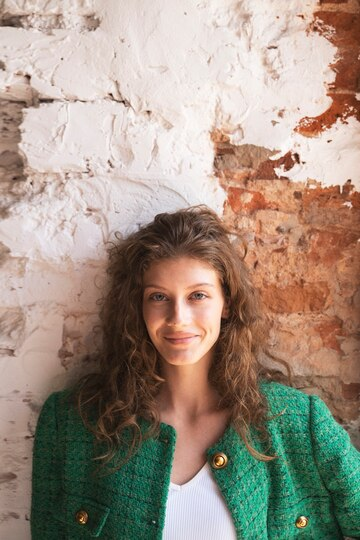
#> input picture RealProcess/0.jpg, 360 x 540 px; its folder holds 5 pictures in this run
$ python 1cropSquare.py
#> lines starting #> are read from the running program, lines starting #| are printed output that depends on the picture
import os
from PIL import Image

def crop_center(image_path, output_path, target_width, target_height):
    # Görüntüyü aç
#> called with image_path = '0.jpg', output_path = '2.jpg', target_width = 300, target_height = 300
    image = Image.open(image_path)
#> image is the input picture: PIL image 360x540 RGB; mean R, G, B 158.8, 144.3, 130.1

    # Görüntünün genişlik ve yüksekliğini al
    width, height = image.size
#> width = 360; height = 540
    print(image.size)
#| (360, 540)

    # Merkeze odaklanarak kırpma sınırlarının hesaplanması
    left = (width - target_width) / 2
#> left = 30
    print("left", left)
#| left 30.0
    top = (height - target_height) / 2
#> top = 120
    print("top", top)
#| top 120.0
    right = (width + target_width) / 2
#> right = 330
    print("right", right)
#| right 330.0
    bottom = (height + target_height) / 2
#> bottom = 420
    print("bottom", bottom)
#| bottom 420.0

    # Kırpma işlemi
    cropped_image = image.crop((left, top, right, bottom))
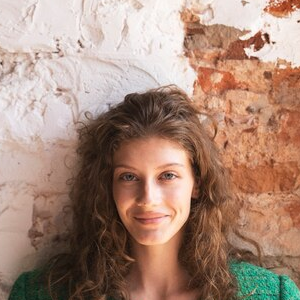
#> cropped_image: PIL image 300x300 RGB; mean R, G, B 167.1, 136.9, 121

    # Sonucu kaydetme
    cropped_image.save(output_path)

    # Kırpılmış görüntüyü gösterme (isteğe bağlı)
    cropped_image.show()

# Parametrik kullanımı
crop_center('0.jpg', f'{int(os.path.basename(__file__)[0]) + 1}.jpg', 300, 300)
